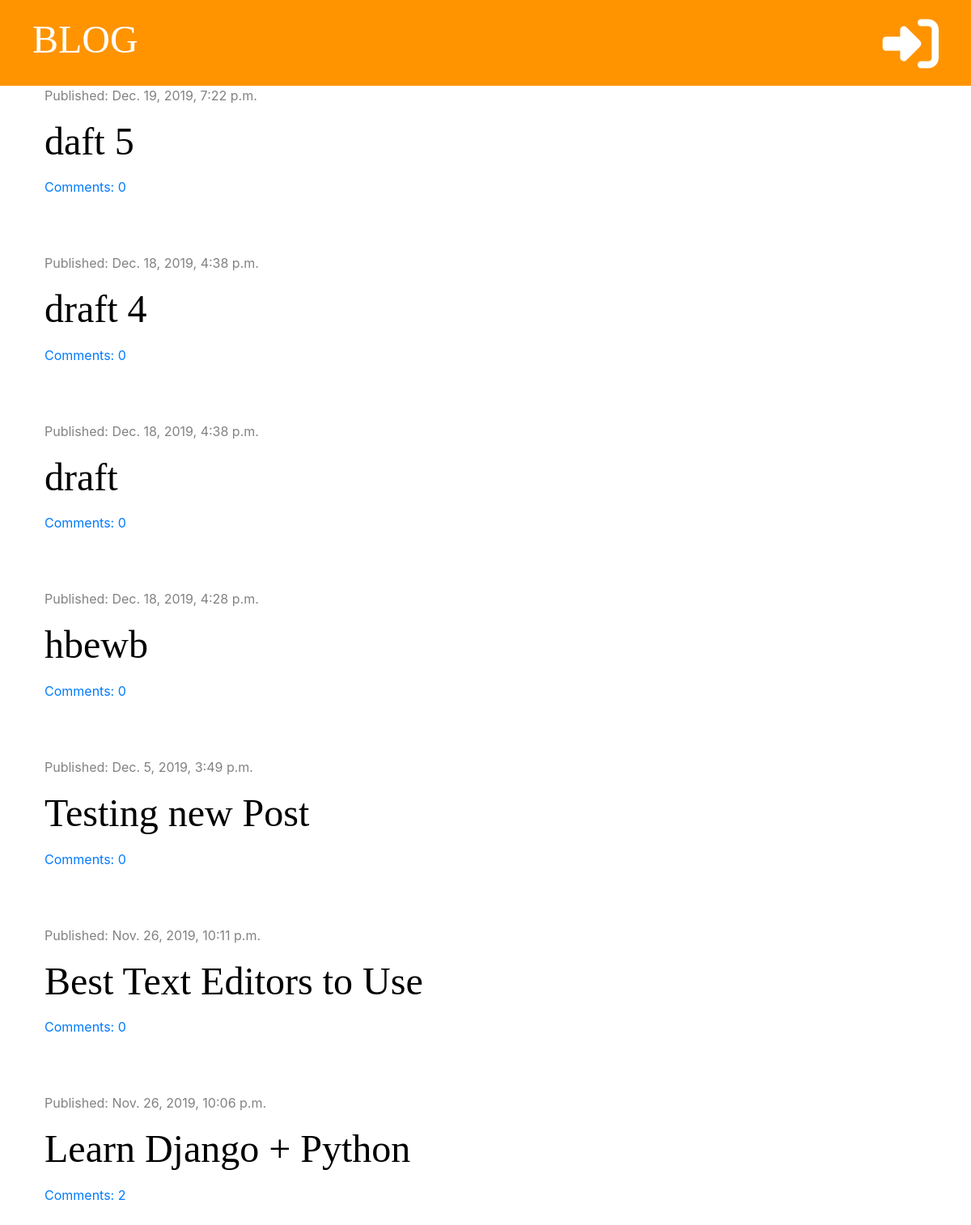
/, run on an earlier commit of the app's database.
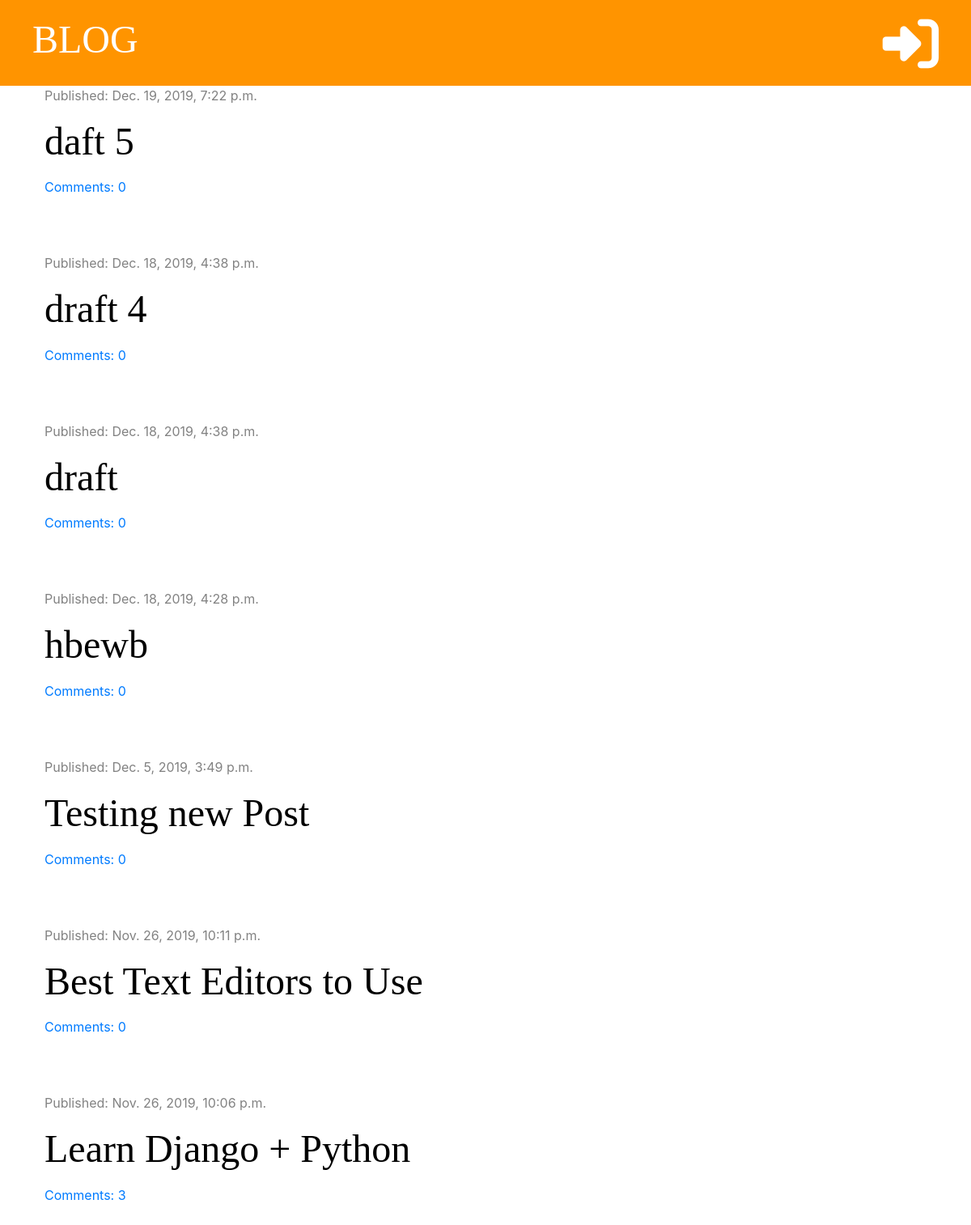
And on a later commit of the database.
### blog/models.py (models this page shows, shortened)
class Post(models.Model):
    author = models.ForeignKey('auth.User', on_delete=models.CASCADE)
    title = models.CharField(max_length=200)
    text = models.TextField()
    created_date = models.DateTimeField(default=timezone.now)
    published_date = models.DateTimeField(blank=True, null=True)
    def approved_comments(self):
        return self.comments.filter(approved=True)

### blog/views.py (the view)
# urls.py: path('', views.post_list, name='post_list'),
def post_list(request):
    posts = Post.objects.filter(published_date__lte=timezone.now()).order_by('-published_date')
    stuff_for_frontend = {'posts': posts}
    return render(request, 'blog/post_list.html',  stuff_for_frontend)

### blog/templatetags/markdownify.py (called while the page is built)
@register.filter
def markdown(value):
    renderer = HighlightRenderer()
    markdown = mistune.Markdown(renderer=renderer)
    return markdown(value)

### blog/templates/blog/post_list.html (shortened to what this page needs)
{% extends 'blog/base.html' %}
{% load markdownify %}
{% block content %}
    {% for post in posts %}
        <div class="post">
            <div class="date">
                <p>Published: {{ post.published_date }}</p>
            </div>
            <h1><a href="{% url 'post_detail' pk=post.pk %}">{{ post.title }}</a></h1>
            <a href="{% url 'post_detail' pk=post.pk %}">Comments: {{ post.approved_comments.count }}</a>
        </div>
    {% endfor %}
{% endblock %}

What changed in the data, as far as the page shows it:
changed Post "Learn Django + Python": approved_comments.count "2" → "3"
